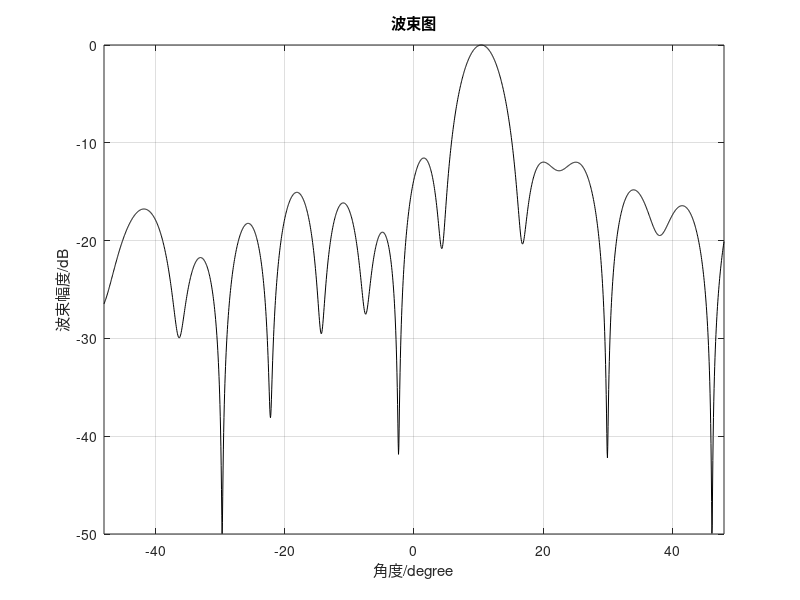

MATLAB code to generate this figure:
clc;
close all
clear all;
M=18 ;          %阵元数
L=100 ;         %快拍数
thetas=10 ;     %信号入射角度
thetai=[-30 30];%干扰入射角度
n=[0:M-1]';

vs=exp(-j*pi*n*sin(thetas/180*pi)); %信号方向向量
vi=exp(-j*pi*n*sin(thetai/180*pi)); %干扰方向向量
f=16000;                            %信号频率
t=[0:1:L-1]/200;
snr=10;                             %信噪比
inr=10;                             %信干噪比
xs=sqrt(10^(snr/10))*vs*exp(j*2*pi*f*t);  %构造有用信号
xi=sqrt(10^(inr/10)/2)*vi*[randn(length(thetai),L)+j*randn(length(thetai),L)];
%构造干扰信号
noise=[randn(M,L)+j*randn(M,L)]/sqrt(2);    %噪声
X=xi+noise;                                 %含噪信号
R=X*X'/L;                                   %构造协方差矩阵
wop1=inv(R)*vs/(vs'*inv(R)*vs);             %波束形成
sita=48*[-1:0.001:1];                       %波束形成
v=exp(-j*pi*n*sin(sita/180*pi));            %扫描方向范围
B=abs(wop1'*v);                             %扫描方向向量
plot(sita,20*log10(B/max(B)),'k');
title('波束图');
xlabel('角度/degree');
ylabel('波束幅度/dB');
grid on
axis([-48 48 -50 0]);
hold off